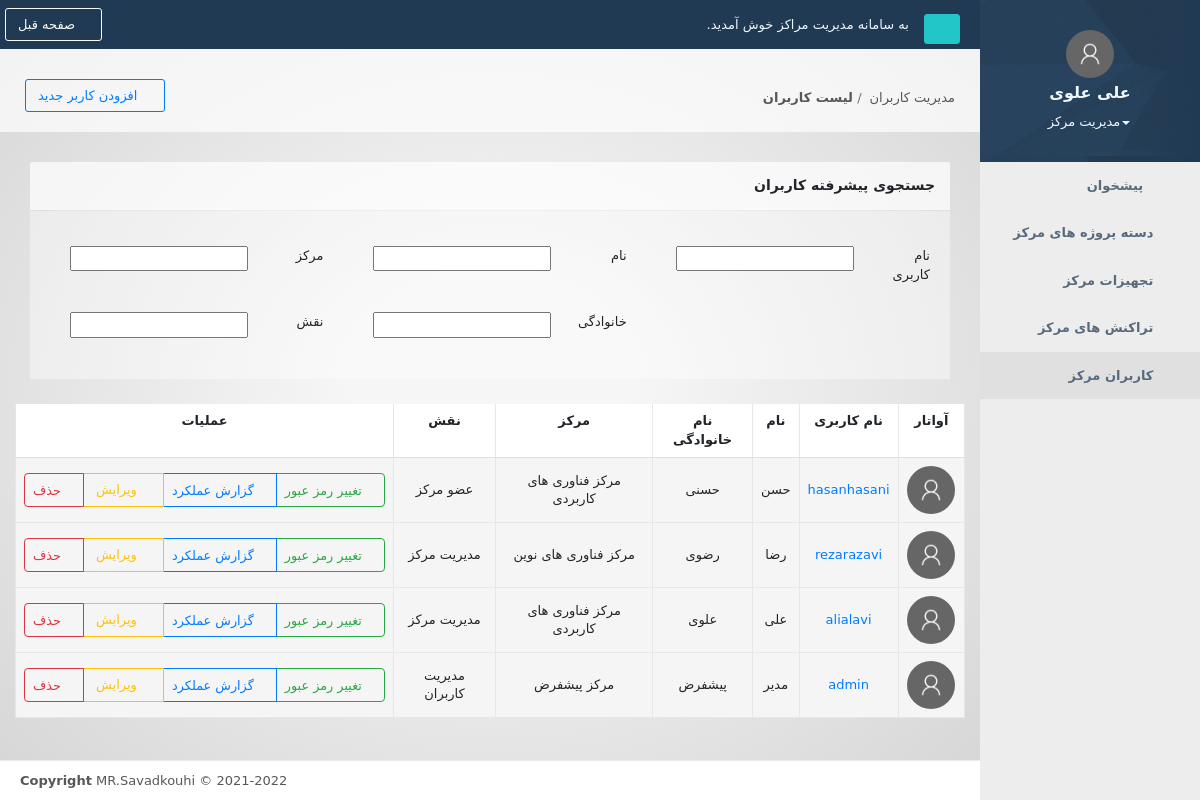
/profiles/profile/list (signed in), run on the app's committed database.
### accounts/models.py (models this page shows, shortened)
class Profile(models.Model):
    user = models.OneToOneField(to=User, on_delete=models.CASCADE, verbose_name='کاربر')
    avatar = models.ImageField(upload_to=get_avatar_directory_path, verbose_name='Avatar', max_length=255, blank=True,
                               null=True)
    created_at = models.DateTimeField(auto_now_add=True, verbose_name='تاریخ ایجاد')
    permissions = models.ManyToManyField(to=Permission, blank=True, verbose_name='دسترسی ها')
    mobile_number = models.CharField(max_length=11, verbose_name='تلفن همراه', unique=True)
    phone_number = models.CharField(max_length=20, default='', blank=True, verbose_name='تلفن ثابت')
    address = models.TextField(default='', blank=True, verbose_name='نشانی')
    sex = models.CharField(max_length=20, blank=True, choices=SEXES, default='man', verbose_name='جنسیت')
    degree = models.CharField(max_length=20, blank=True, choices=DEGREES, default='bachelor', verbose_name='مدرک')
    measure = models.CharField(max_length=20, blank=True, choices=MEASURES, default='software', verbose_name='رشته')
    university = models.CharField(max_length=20, blank=True, choices=UNINVERSITIES, default='Public', verbose_name='دانشگاه')
    langs = models.ManyToManyField(to=Lang, blank=True, verbose_name='زبان های برنامه نویسی')
    softwares = models.ManyToManyField(to=Software, blank=True, verbose_name='نرم افزارهای مسلط')
    other_abilities = models.TextField(default='', blank=True, verbose_name='سایر توانایی ها')
    resume = models.FileField(upload_to=get_resume_directory_path, verbose_name='رزومه', max_length=255, blank=True,
                               null=True)
    class Meta:
        ordering = ['user__last_name', 'user__first_name']
    def __str__(self):
        try:
            return self.user.get_full_name()
        except:
            return f'profile {self.id}'
    @property
    def get_user_center(self):
        center = self.center_set.first()
        return center.id
    @property
    def get_user_center_display(self):
        center = self.center_set.first()
        return center.name
    @property
    def get_user_main_role_display(self):
        main_role = self.permissions.all().first()
        if main_role:
            return main_role.get_code_display()
        return 'عضو مرکز'
    def has_perms(self, perms):
        if self.permissions.filter(code__in=perms).count():
            return True
        return False

class Permission(models.Model):
    code = models.CharField(max_length=30, choices=PERMISSIONS, verbose_name='کد')

### centers/models.py (models this page shows, shortened)
class Center(models.Model):
    name = models.CharField(max_length=255, verbose_name='نام', unique=True)
    description = models.TextField(null=True, blank=True, verbose_name='توضیحات')
    created_at = models.DateTimeField(auto_now_add=True, verbose_name='تاریخ ایجاد')
    manager = models.ForeignKey(to=Profile, on_delete=models.PROTECT, related_name='center_manager',
                                verbose_name='مدیر مرکز')
    employees = models.ManyToManyField(to=Profile, blank=True, verbose_name='اعضای مرکز')

### accounts/views.py (the view)
# urls.py: path('profile/list', ProfileListView.as_view(), name='profile_list'),
class ProfileListView(LoginRequiredMixin, RoleMixin, PaginatedFilteredListView):
    model = Profile
    template_name = 'accounts/profile_list.html'

### accounts/templates/accounts/profile_list.html (shortened to what this page needs)
{% extends 'base.html' %}
{% load static %}
{% load helper_filter %}
{% load jalali_date %}
{% block title-breadcrumb %}
	<div class="col-md-10">
    <br>
    <br>
		<ol class="breadcrumb">
			<li class="breadcrumb-item">
				<a>مدیریت کاربران</a>
			</li>
			<li class="breadcrumb-item active">
                <a {% if user.is_superuser or user.profile.is_supermanager %} href="{% url 'accounts:profile_list' %}" {% endif %}><strong>لیست کاربران</strong></a>
			</li>
		</ol>
	</div>
	<div class="col-md-2">
		<div class="title-action float-right">
            {%  has_perms user 'center;' as has_center_perm %}
            {%  has_perms user 'users;' as has_users_perm %}
            {%  has_perms user 'user;' as has_user_perm %}
            {% if user.is_superuser or has_users_perm %}
            <a href="{% url 'accounts:profile_create' %}" class="btn btn-outline-primary"><i class="fa fa-user-plus"></i> افزودن کاربر جدید</a>
		    {% elif has_center_perm or has_users_perm or has_user_perm %}
                <a href="{% url 'accounts:center_profile_create' the_center.id %}" class="btn btn-outline-primary"><i class="fa fa-user-plus"></i> افزودن کاربر جدید</a>
            {% endif %}
        </div>
	</div>
{% endblock %}
{% block content %}
	<div class="row">
	<div class="col-lg-12">
    <div class="ibox ">
                <div class="ibox-title">
                    <h5>جستجوی پیشرفته کاربران</h5>
                    <div class="ibox-tools">
                            <a class="collapse-link">
                                <i class="fa fa-chevron-up"></i>
                            </a>
                            <a class="close-link">
                                <i class="fa fa-times"></i>
                            </a>
                        </div>
                </div>
                <div class="ibox-content">
                    <br>
                    <div class="row">
                            <div class="col-lg-1">
                            <label for="user">نام کاربری</label>
                            </div>
                            <div class="col-lg-3">
                            <input type="text" id="user" name="search">
                            </div>
                        <div class="col-lg-1">
                            <label for="first">نام</label>
                        </div>
                        <div class="col-lg-3">
                            <input type="text" id="first" name="search">
                        </div>
                        <div class="col-lg-1">
                            <label for="center">مرکز</label>
                        </div>
                        <div class="col-lg-3">
                            <input type="text" id="center" name="search">
                        </div>
                    </div>
                    <br>
                    <div class="row">
                            <div class="col-lg-1">
                            </div>
                            <div class="col-lg-3">
                            </div>
                        <div class="col-lg-1">
                            <label for="last">خانوادگی</label>
                        </div>
                        <div class="col-lg-3">
                            <input type="text" id="last" name="search">
                        </div>
                        <div class="col-lg-1">
                            <label for="role">نقش</label>
                        </div>
                        <div class="col-lg-3">
                            <input type="text" id="role" name="search">
                        </div>
                    </div>
                    <br>
                </div>
            </div>
    </div>
    <div class="table-responsive">
                    <table class="table table-striped table-bordered table-hover dataTables-example">
                        <thead>
                        <tr>
                            <th class="text-center" style="background-color: white;width: 7%">آواتار</th>
                            <th class="text-center" style="background-color: white">نام کاربری</th>
                            <th class="text-center" style="background-color: white">نام</th>
                            <th class="text-center" style="background-color: white">نام خانوادگی</th>
                            {% if not in_center %}
                            <th class="text-center" style="background-color: white">مرکز</th>
                            {% endif %}
                            <th class="text-center" style="background-color: white">نقش</th>
                            <th class="text-center" style="background-color: white;width: 10%">عملیات</th>
                        </tr>
                        </thead>
                        <tbody>
                        {% for obj in object_list %}
                            <tr id="c-tr-{{ obj.id }}"style="background-color: whitesmoke">
                                <td class="align-middle text-center">
                                        <img class="rounded-circle img-avatar" src="{% if obj.avatar %}{{ obj.avatar.url }}{% else %}{% static 'img/user.png' %}{% endif %}">
                                </td>
                                <td class="align-middle text-center"><a href="{% url 'accounts:profile_details' pk=obj.id %}">{{ obj.user.username }}</a></td>
                                <td class="align-middle text-center">{{ obj.user.first_name }}</td>
                                <td class="align-middle text-center">{{ obj.user.last_name }}</td>
                                {% if not in_center %}
                                <td class="align-middle text-center">{{ obj.get_user_center_display }}</td>
                                {% endif %}
                                <td class="align-middle text-center">
                                    {{ obj.get_user_main_role_display }}
                                </td>
                                <td class="align-middle text-center">
                                    <div class="btn-group">
                                        <button data-cid="{{ obj.id }}" class="btn btn-sm btn-outline-success m-l-sm" onclick="$('#pass-change-{{ obj.id }}').modal();"><i
                                            class="fa fa-lock"></i> تغییر رمز عبور
                                    </button>
                                        <button data-cid="{{ obj.id }}" class="btn btn-sm btn-outline-primary m-l-sm" onclick="$('#profile-report-{{ obj.id }}').modal();">
                                            <i class="fa fa-file"></i> گزارش عملکرد
                                    </button>
                                    {%  has_perms user 'users;' as has_users_perm %}
                                    {%  has_perms user 'user;' as has_user_perm %}
                                    {% if user.is_superuser or has_users_perm %}
                                    <a href="{% url 'accounts:profile_update' obj.id %}" class="btn btn-outline-warning"><i class="fa fa-user-plus"></i> ویرایش</a>
                                    {% elif has_center_perm or has_users_perm or has_user_perm %}
                                        <a href="{% url 'accounts:center_profile_update' pk=obj.id center_pk=the_center.id %}" class="btn btn-outline-warning"><i class="fa fa-user-plus"></i> ویرایش</a>
                                    {% endif %}
                                        <button data-cid="{{ obj.id }}" class="btn btn-sm btn-outline-danger m-l-sm" data-toggle="modal" data-target="#delete-modal"><i
                                            class="fa fa-trash"></i> حذف
                                    </button>
                                    </div>
                                </td>
                            </tr>
                        {% endfor %}
                        </tbody>
                    </table>
                </div>
    </div>
{% endblock %}
{% block scripts %}
	<link href="{% static 'vendors/datatables/css/datatables.min.css' %}" rel="stylesheet">
{% endblock %}

### templates/side-bar-navigation.html (shortened to what this page needs)
{% load static %}
{% load i18n %}
{% load helper_filter %}
<nav class="navbar-default navbar-static-side" role="navigation">
	<div class="sidebar-collapse">
		<ul class="nav metismenu" id="side-menu">
			<li class="nav-header text-center">
				<div class="dropdown profile-element">
					<span>
						<img alt="image" class="rounded-circle img-height-50 img-avatar"
						     src="{% if user.profile.avatar %}{{ user.profile.avatar.url }}{% else %}{% static 'img/user.png' %}{% endif %}"/>
					</span>
					<a data-toggle="dropdown" class="dropdown-toggle" href="#">
						<h3 class="block m-t-xs font-bold">{% if user.get_full_name %}{{ user.get_full_name }}{% else %}{{ user.get_username }}{% endif %}</h3>
						<span class="text-xs block"><b class="caret"></b>{{ user.profile.get_user_main_role_display }}</span>
					</a>
				</div>
			</li>
            {% if user.is_superuser and user.profile.has_no_perms %}
            {% else %}
                <li {% if request.resolver_match.app_name == 'dashboard' %}class="active"{% endif %}>
                    <a href="#"><i class="fa fa-th-large"></i>
                        <span class="nav-label">پیشخوان</span>
                        <span class="fa arrow"></span>
                    </a>
                </li>
            {% endif %}
            {%  has_perms user 'center;' as has_center_perm %}
            {%  has_perms user 'projectpacks;' as has_projectpacks_perm %}
            {%  has_perms user 'projectpack;' as has_projectpack_perm %}
			{% if user.is_superuser or has_projectpacks_perm %}
                <li {% if request.resolver_match.view_name == 'centers:projectpack_list' %}class="active"{% endif %}>
					<a href="{% url 'centers:projectpack_list' %}">
						<i class="fa fa-suitcase"></i>
						<span class="nav-label">مدیریت دسته پروژه ها</span>
					</a>
				</li>
            {% elif has_projectpack_perm or has_center_perm %}
                <li {% if request.resolver_match.view_name == 'centers:center_projectpack_list' %}class="active"{% endif %}>
					<a href="{% url 'centers:center_projectpack_list' user.profile.get_user_center %}">
						<i class="fa fa-suitcase"></i>
						<span class="nav-label">دسته پروژه های مرکز</span>
					</a>
				</li>
			{% endif %}
            {%  has_perms user 'center;' as has_center_perm %}
			{%  has_perms user 'equipments;' as has_equipments_perm %}
            {%  has_perms user 'equipment;' as has_equipment_perm %}
            {% if user.is_superuser or has_equipments_perm %}
                <li {% if request.resolver_match.view_name == 'equipments:equipment_list' %}class="active"{% endif %}>
					<a href="{% url 'equipments:equipment_list' %}">
						<i class="fa fa-wrench"></i>
						<span class="nav-label">مدیریت تجهیزات</span>
					</a>
				</li>
            {% elif has_equipment_perm or has_center_perm %}
                <li {% if request.resolver_match.view_name == 'equipments:center_equipment_list' %}class="active"{% endif %}>
					<a href="{% url 'equipments:center_equipment_list' user.profile.get_user_center %}">
						<i class="fa fa-wrench"></i>
						<span class="nav-label">تجهیزات مرکز</span>
					</a>
				</li>
			{% endif %}
            {%  has_perms user 'center;' as has_center_perm %}
            {%  has_perms user 'transactions;' as has_transactions_perm %}
            {%  has_perms user 'transaction;' as has_transaction_perm %}
            {% if user.is_superuser or has_transactions_perm %}
				<li {% if request.resolver_match.view_name == 'transactions:transaction_list' %}class="active"{% endif %}>
					<a href="{% url 'transactions:transaction_list' %}">
						<i class="fa fa-money-bill"></i>
						<span class="nav-label">مدیریت تراکنش ها</span>
					</a>
				</li>
            {% elif has_transaction_perm or has_center_perm%}
                <li {% if request.resolver_match.view_name == 'transactions:center_transaction_list' %}class="active"{% endif %}>
					<a href="{% url 'transactions:center_transaction_list' user.profile.get_user_center %}">
						<i class="fa fa-money-bill"></i>
						<span class="nav-label">تراکنش های مرکز</span>
					</a>
				</li>
			{% endif %}
            {%  has_perms user 'center;' as has_center_perm %}
        	{%  has_perms user 'users;' as has_users_perm %}
            {%  has_perms user 'user;' as has_user_perm %}
            {% if user.is_superuser or has_users_perm %}
				<li {% if request.resolver_match.app_name == 'accounts' %}class="active"{% endif %}>
					<a href="{% url 'accounts:profile_list' %}">
						<i class="fa fa-users"></i>
						<span class="nav-label">مدیریت کاربران</span>
					</a>
				</li>
            {% elif has_user_perm or has_center_perm %}
                <li {% if request.resolver_match.app_name == 'accounts' %}class="active"{% endif %}>
					<a href="{% url 'accounts:center_profile_list' user.profile.get_user_center %}">
						<i class="fa fa-users"></i>
						<span class="nav-label">کاربران مرکز</span>
					</a>
				</li>
			{% endif %}
		</ul>
	</div>
</nav>

### data on the page
Profile: user.username "hasanhasani", user.first_name "حسن", user.last_name "حسنی", user_center "مرکز فناوری های کاربردی", user_main_role "عضو مرکز"
Profile: user.username "rezarazavi", user.first_name "رضا", user.last_name "رضوی", user_center "مرکز فناوری های نوین", user_main_role "مدیریت مرکز"
Profile: user.username "alialavi", user.first_name "علی", user.last_name "علوی", user_center "مرکز فناوری های کاربردی", user_main_role "مدیریت مرکز"
Profile: user.username "admin", user.first_name "مدیر", user.last_name "پیشفرض", user_center "مرکز پیشفرض", user_main_role "مدیریت کاربران"

### other printed values
{{ user.get_full_name }} "علی علوی"
{{ user.profile.get_user_main_role_display }} "مدیریت مرکز"
